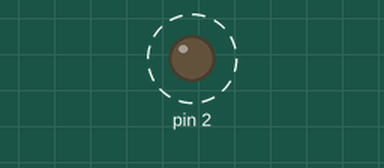
Simulated run of this sketch. Board: Arduino Uno, built with avr-gcc and run on an emulated ATmega328P. Parts: output pins drawn as LEDs (lit = HIGH). Dashed ring = blinking.

Above: at 0.5 s.
Timing chart, 0 to 4.6 s (numbered marks = the images above):
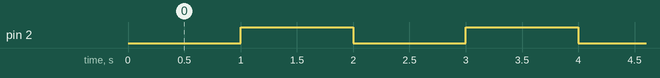

Measured:
- by itself, pin 2: alternates HIGH for 1.0 s and LOW for 1.0 s

The sketch:

blink-without-delay.ino
```cpp
int ledState = LOW;

unsigned long previousMillis = 0;

const long interval = 1000;

void setup() {
  Serial.begin(115200);
  pinMode(2, OUTPUT);
}

void loop() {
  unsigned long currentMillis = millis();

  if (currentMillis - previousMillis >= interval) {
    previousMillis = currentMillis;
    if (ledState == LOW){
      ledState = HIGH;
    } else {
      ledState = LOW;
    }
    digitalWrite(2, ledState);
  }
}
```
